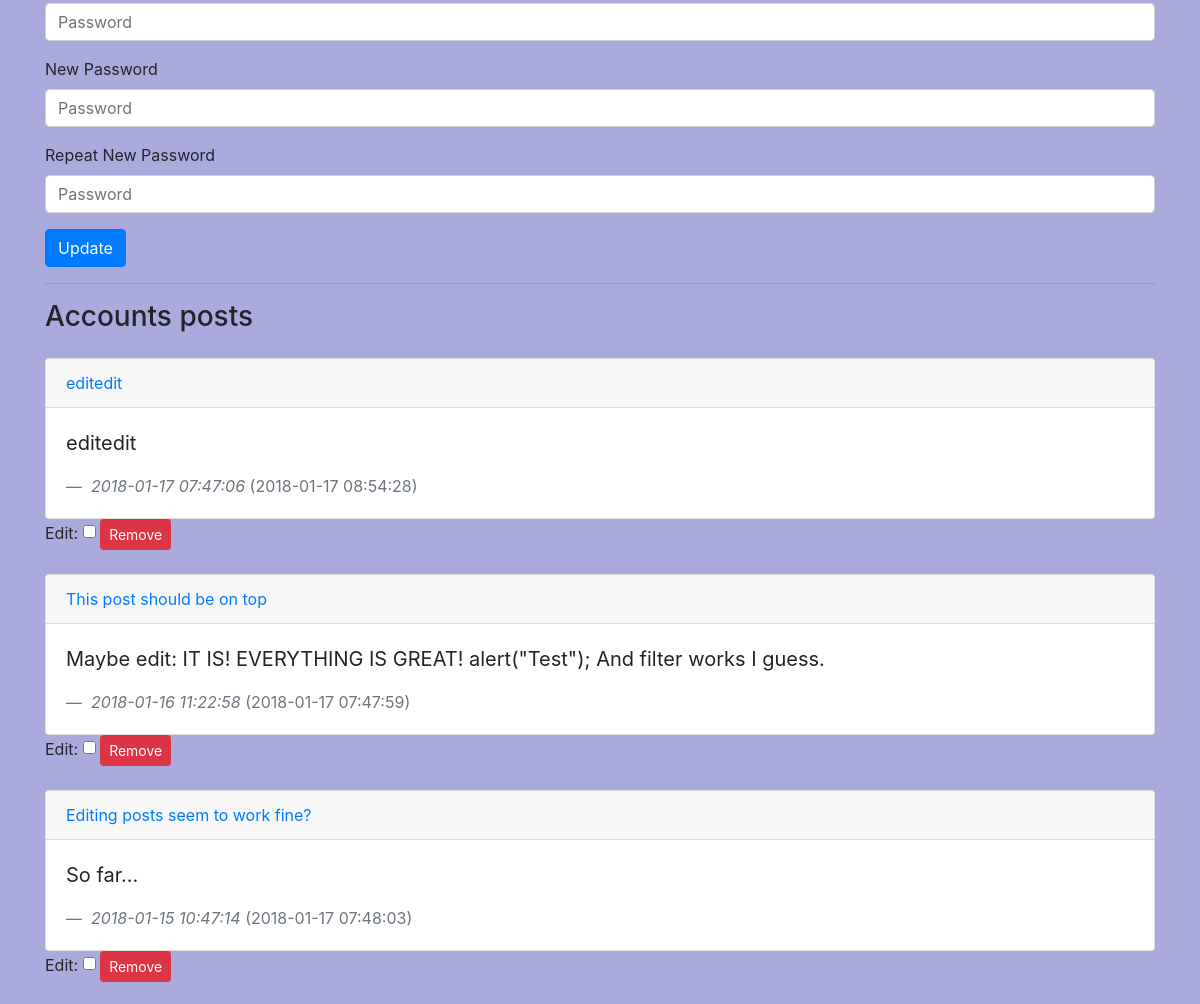
The page /profile.php (signed in, middle part) on the database as committed earlier.
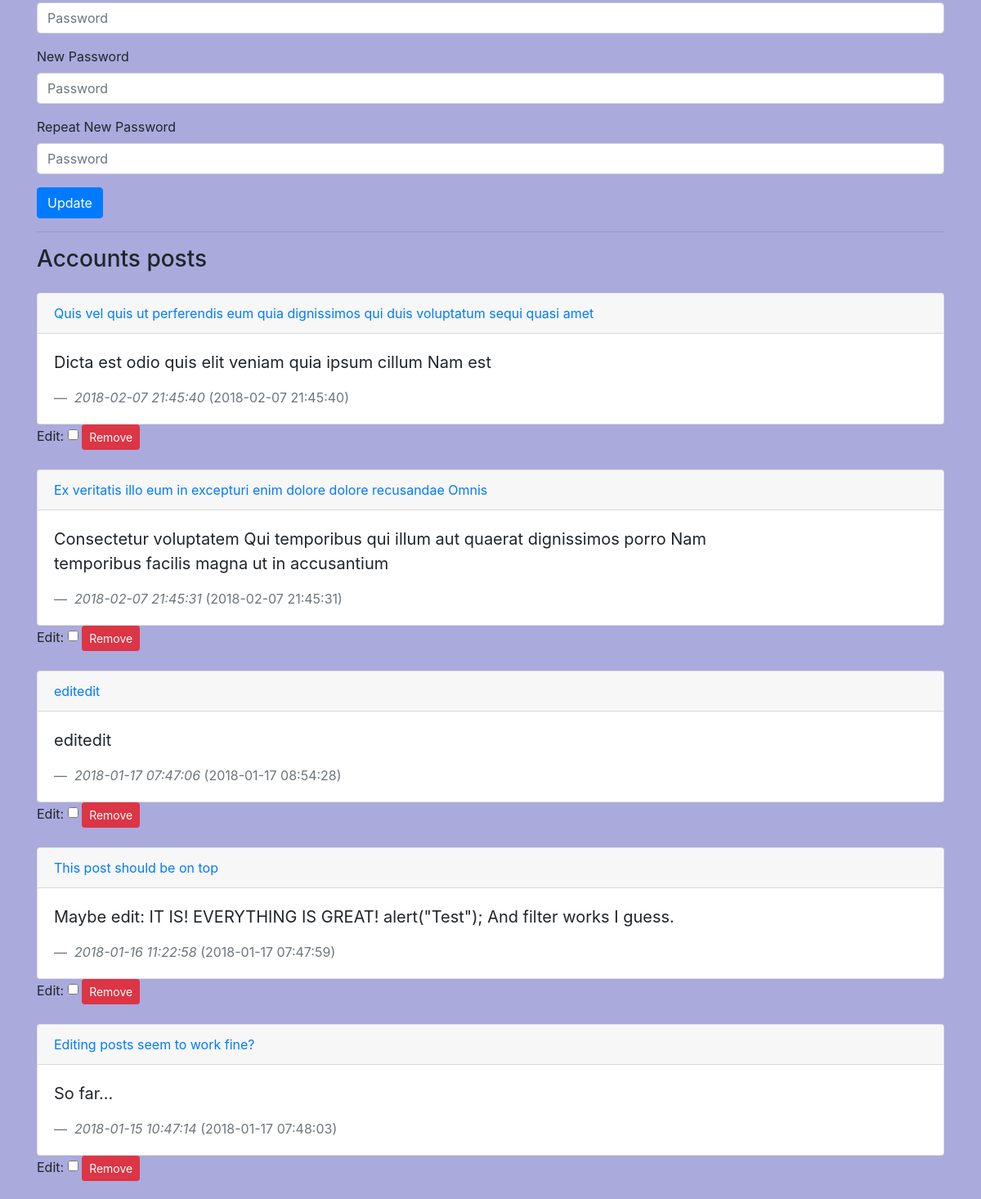
The same page on the database as committed later.
### tables this page shows
CREATE TABLE posts(postID INTEGER PRIMARY KEY, authorID INTEGER NOT NULL, title TEXT NOT NULL, postText TEXT, image_url TEXT, postTime DATETIME, updateTime DATETIME, FOREIGN KEY(authorID) REFERENCES users(id));

### app/functions.php (called while the page is built, shortened)
<?php
function SelectFromBD(PDO $pdo, string $sql, array $params, bool $fetchAll){
    $statement = $pdo->prepare($sql);
    $statement->execute($params);
    if($fetchAll){
        return $statement->fetchAll(PDO::FETCH_ASSOC);
    }else{
        return $statement->fetch(PDO::FETCH_ASSOC);
    }
}

### profile.php (the view, shortened to what this page needs)
<?php
    require 'views/header.php';
    if(isset($_GET['targetUser'])) {
        $target = $_GET['targetUser'];
    } else {
        $target = $_SESSION['userid'];
    }
    $data = SelectFromBD($pdo, "SELECT id, nickname, email, bio, avatar_url, regDate from users WHERE id=?", [$target], false);
?>
<div class="container">
<?php
    if($_SESSION['userid'] == $data['id']):
?>
    <form name="updateUserForm" enctype="multipart/form-data" action="app/users/update.php" method="post">
        <div class="form-group">
            <input name="passwOld" type="password" class="form-control" id="regPasswOld" placeholder="Password">
        </div>
        <div class="form-group">
            <label for="regPasswNew">New Password</label>
            <input name="passwNew" type="password" class="form-control" id="regPasswNew" placeholder="Password">
        </div>
        <div class="form-group">
            <label for="regPasswRepeat">Repeat New Password</label>
            <input name="passwRepeat" type="password" class="form-control" id="regPasswRepeat" placeholder="Password">
        </div>
        <button type="submit" class="btn btn-primary btn-regUser">Update</button>
    </form>
    <hr>
</div>
<?php
    endif;
?>
<div class="container">
    <h3>Accounts posts</h3>
    <?php
        $posts = SelectFromBD($pdo, "SELECT * FROM posts WHERE authorID=? ORDER BY postID DESC", [$target], true);
        foreach($posts as $post):
    ?>
    <div class="card mt-4 post" data-postid="<?php echo $post['postID']; ?>">
        <a href="<?php echo $post['image_url']; ?>" target="_blank" class="card-header postTitle" onclick="if(this.getAttribute('href') == '') return false;"><?php echo $post['title']; ?></a>
        <div class="card-body row">
            <blockquote class="blockquote mb-0 col-10">
                <p class="postText"><?php echo $post['postText']; ?></p>
                <footer class="blockquote-footer"> <cite title="Source Title"><?php echo $post['postTime']; ?></cite> (<span class="updateTime"><?php echo $post['updateTime']; ?></span>)</footer>
            </blockquote>
        </div>
    </div>
    <?php
        if($_SESSION['userid'] == $post['authorID']):
    ?>
        Edit: <input type="checkbox" class="editPostCheck" data-postid="<?php echo $post['postID']; ?>">
        <a href="app/posts/delete.php?post=<?php echo $post['postID']; ?>" class="btn btn-sm btn-danger" onclick="if(!confirm('Are you sure?')) return false;">Remove</a>
    <?php
        endif;
        endforeach;
    ?>
</div>
<?php require 'views/footer.php'; ?>

### views/header.php (shortened to what this page needs)
<!doctype html>
<html lang="en">
  <head>
    <link rel="stylesheet" href="https://maxcdn.bootstrapcdn.com/bootstrap/4.0.0-beta.2/css/bootstrap.min.css">
    <link rel="stylesheet" href="assets/styles/styles.css">
  </head>
  <body>

### views/footer.php (shortened to what this page needs)
  </body>
</html>

### views/header.php (style rules this page uses)
body { background-color: #AAD; }

Rows that differ between the two databases and show on the page:
added posts: title "Quis vel quis ut perferendis eum quia dignissimos qui duis voluptatum sequi quasi amet", postText "Dicta est odio quis elit veniam quia ipsum cillum Nam est", postTime "2018-02-07 21:45:40", updateTime "2018-02-07 21:45:40"
added posts: title "Ex veritatis illo eum in excepturi enim dolore dolore recusandae Omnis", postText "Consectetur voluptatem Qui temporibus qui illum aut quaerat dignissimos porro Nam temporibus facilis magna ut in accusantium", postTime "2018-02-07 21:45:31", updateTime "2018-02-07 21:45:31"
